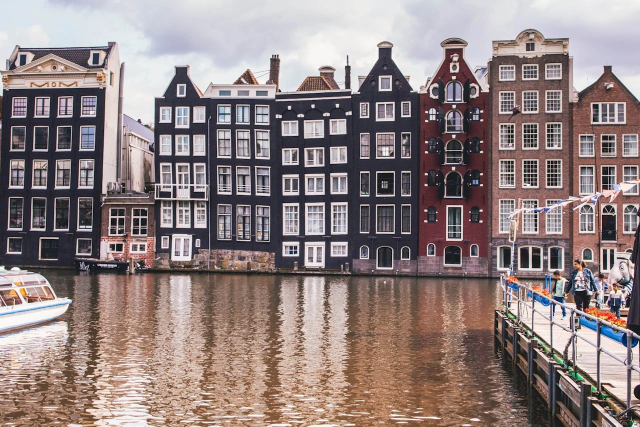
#> input picture dist/assets/guides/amsterdam-hero.webp, 1280 x 853 px, given in place of paris-hero.webp, which was not available (shown at 1/2 size)
$ python og-images.py
#> lines starting #> are read from the running program, lines starting #| are printed output that depends on the picture; pictures that were not available may be replaced by others from this repository, and a replacement may not be noted
"""
Images d'aperçu des liens partagés (1200 x 630, balise og:image) : une par grande section du site et une par
guide, dans public/og/. Même mise en page que public/og-image.jpg (photo, pastille du logo en bas à gauche),
avec le titre de la page à côté du logo. Le build lit ces fichiers (scripts/prerender.mjs) : à relancer après
l'ajout d'un guide (sans image, le guide garde l'aperçu général du site).

    python scripts/og-images.py

Dépendances : Pillow et fontTools (police Plus Jakarta Sans de node_modules convertie à la volée).
"""
import io
import json
import os
import sys
import urllib.request

from fontTools.ttLib import TTFont
from PIL import Image, ImageDraw, ImageFont

ROOT = os.path.dirname(os.path.dirname(os.path.abspath(__file__)))
PUBLIC = os.path.join(ROOT, "public")
OUT = os.path.join(PUBLIC, "og")
FONTS = os.path.join(ROOT, "node_modules", "@fontsource", "plus-jakarta-sans", "files")
LOGO = os.path.join(PUBLIC, "assets", "Logo", "PNG", "Trainnomad_vert_png.png")
GUIDES_API = os.environ.get("VITE_GUIDES_API_URL", "https://guides-api.trainnomad.eu")

W, H = 1200, 630
BADGE, MARGIN = 120, 48  # pastille blanche du logo, comme dans og-image.jpg

# chemin de l'image -> (photo, titre) ; les autres pages gardent public/og-image.jpg
SECTIONS = {
    "trajets": ("assets/guides/paris-hero.webp", "Trajets en train en Europe"),
    "explorer": ("assets/guides/lyon-hero.webp", "Explorer l'Europe en train"),
    "tgvmax": ("assets/guides/marseille-hero.webp", "Places TGVmax disponibles"),
    "guides": ("assets/guides/barcelone-hero.webp", "Guides de voyage en train"),
}


def font(weight: int, size: int) -> ImageFont.FreeTypeFont:
    """Plus Jakarta Sans (fichier .woff de @fontsource) convertie en TrueType en mémoire."""
    f = TTFont(os.path.join(FONTS, f"plus-jakarta-sans-latin-{weight}-normal.woff"))
    f.flavor = None
    buf = io.BytesIO()
    f.save(buf)
    buf.seek(0)
    return ImageFont.truetype(buf, size)


def cover(path: str) -> Image.Image:
    """Photo recadrée au centre pour remplir 1200 x 630."""
#> called with path = 'public/assets/guides/paris-hero.webp'
    im = Image.open(path).convert("RGB")
#> im is the input picture: PIL image 1280x853 RGB; mean R, G, B 145, 130.3, 129.4
    scale = max(W / im.width, H / im.height)
#> scale = 0.938
    im = im.resize((round(im.width * scale), round(im.height * scale)), Image.LANCZOS)
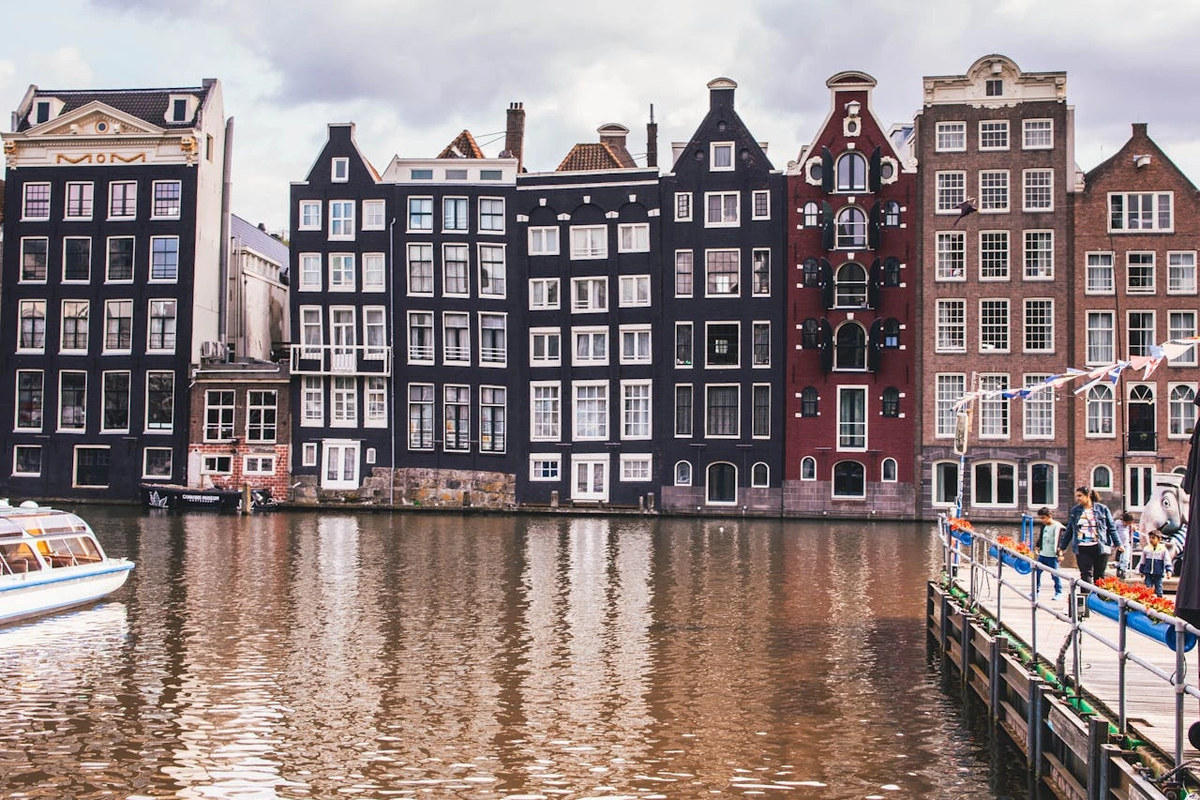
#> im: PIL image 1200x800 RGB; mean R, G, B 145, 130.3, 129.4
    left, top = (im.width - W) // 2, (im.height - H) // 2
#> left = 0; top = 85
    return im.crop((left, top, left + W, top + H))
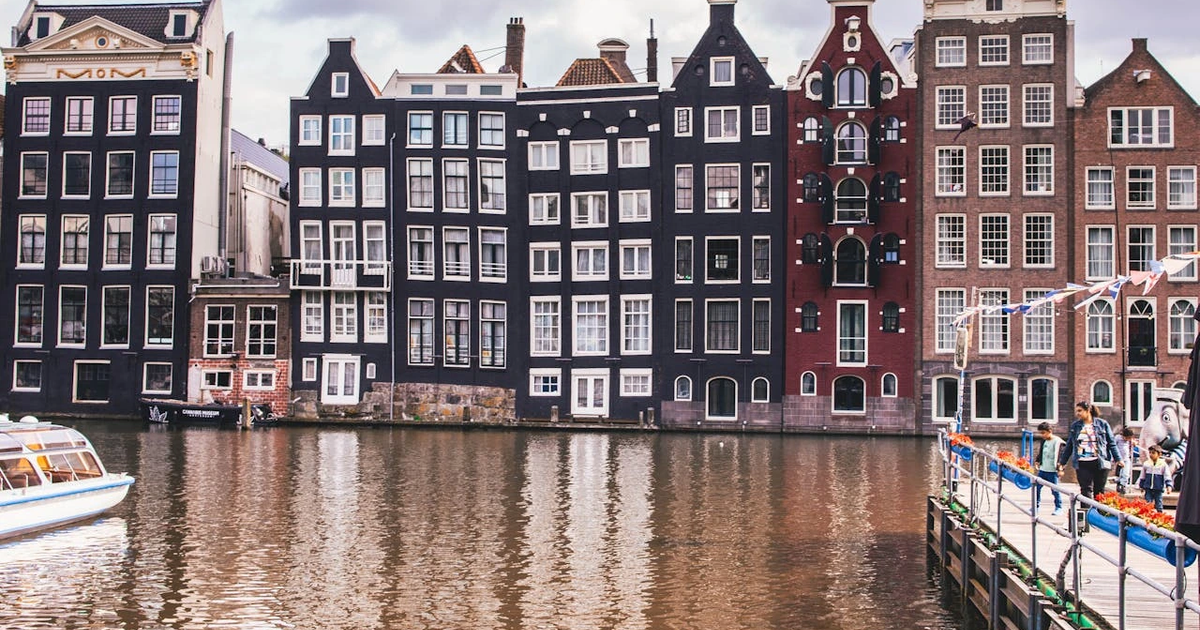
#> returned value: PIL image 1200x630 RGB; mean R, G, B 134, 119.2, 119.4


def fit(draw: ImageDraw.ImageDraw, text: str, weight: int, size: int, max_w: int) -> ImageFont.FreeTypeFont:
    """Police la plus grande (jusqu'à `size`) pour que le titre tienne sur une ligne."""
    while size > 28:
        f = font(weight, size)
        if draw.textlength(text, font=f) <= max_w:
            return f
        size -= 2
    return font(weight, size)


def render(photo: str, title: str, subtitle: str, dest: str):
    im = cover(photo)
    # dégradé sombre en bas : le texte blanc reste lisible sur toutes les photos
    shade = Image.new("L", (1, H))
    for y in range(H):
        t = max(0.0, (y - H * 0.4) / (H * 0.6))
        shade.putpixel((0, y), round(225 * t))
    im.paste(Image.new("RGB", (W, H), (15, 23, 42)), (0, 0), shade.resize((W, H)))
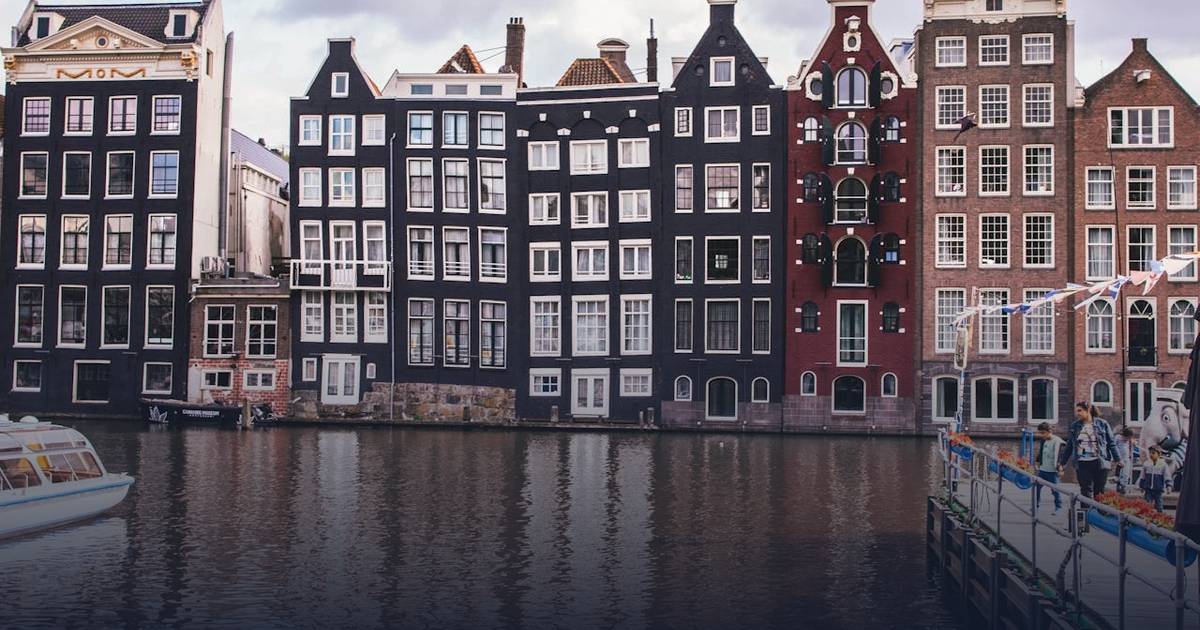
#> im: PIL image 1200x630 RGB; mean R, G, B 99, 91.9, 99

    draw = ImageDraw.Draw(im)
    top = H - MARGIN - BADGE
    draw.rectangle((MARGIN, top, MARGIN + BADGE, top + BADGE), fill="white")
    logo = Image.open(LOGO).convert("RGBA")
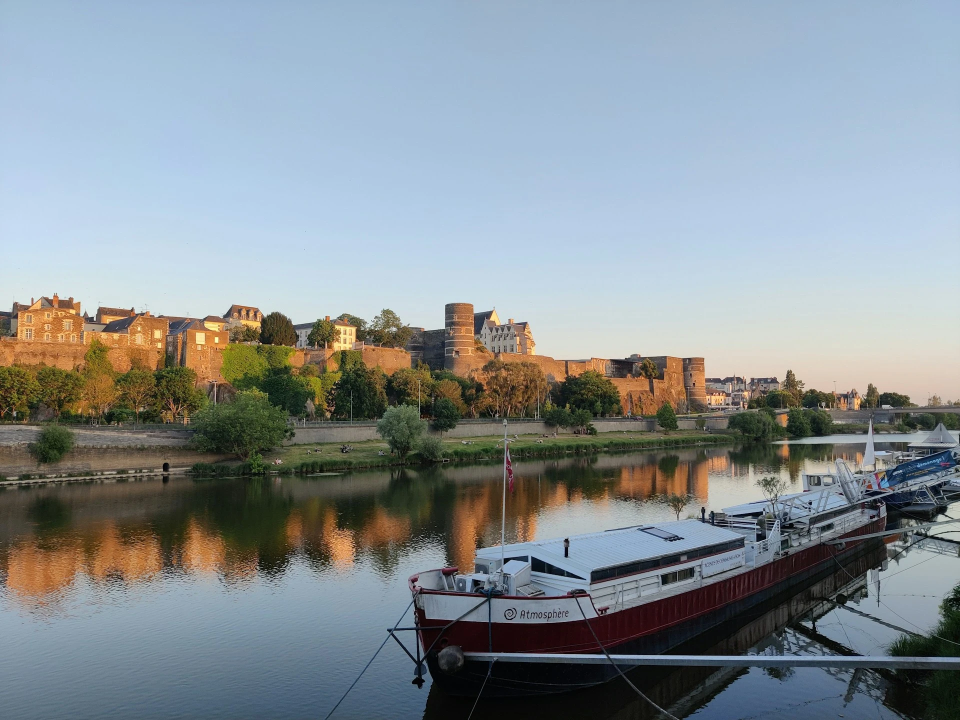
#> input picture dist/assets/guides/angers-hero.webp, 1920 x 1440 px, given in place of Trainnomad_vert_png.png, which was not available (shown at 1/2 size)
    size = BADGE - 24
    logo = logo.resize((size, size), Image.LANCZOS)
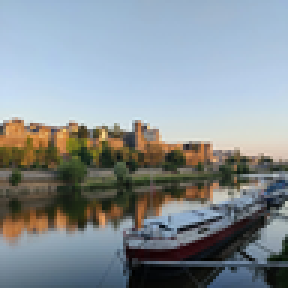
#> logo: PIL image 96x96 RGBA (shown 3 times larger); mean R, G, B, A 134.9, 143.8, 148.8, 255
    im.paste(logo, (MARGIN + 12, top + 12), logo)

    x = MARGIN + BADGE + 32
    title_font = fit(draw, title, 800, 60, W - x - MARGIN)
    sub_font = font(700, 28)
    draw.text((x, top + BADGE - 44), subtitle, font=sub_font, fill=(255, 255, 255, 200), anchor="ls")
    draw.text((x, top + BADGE - 82), title, font=title_font, fill="white", anchor="ls")

    os.makedirs(os.path.dirname(dest), exist_ok=True)
    im.save(dest, "JPEG", quality=82, optimize=True, progressive=True)


def guide_photo(image: str) -> str | None:
    """Photo large du guide (« -hero », comme en tête de sa page), sinon sa couverture ; None si absente."""
    cover_path = os.path.join(PUBLIC, image.lstrip("/"))
    hero_path = cover_path.replace("-cover.", "-hero.")
    return next((p for p in (hero_path, cover_path) if os.path.isfile(p)), None)


def main():
    for key, (photo, title) in SECTIONS.items():
        render(os.path.join(PUBLIC, photo), title, "trainnomad.eu", os.path.join(OUT, f"{key}.jpg"))
    print(f"✅ {len(SECTIONS)} images de section")

    with urllib.request.urlopen(f"{GUIDES_API}/guides", timeout=60) as r:
        guides = json.load(r).get("guides", [])
    done, missing = 0, []
    for g in guides:
        photo = guide_photo(g.get("image") or "")
        if not photo:
            missing.append(g["slug"])
            continue
        subtitle = f"{g['country']} · trainnomad.eu" if g.get("country") else "trainnomad.eu"
        render(photo, f"Guide {g['name']}", subtitle, os.path.join(OUT, "guides", f"{g['slug']}.jpg"))
        done += 1
    print(f"✅ {done} images de guides" + (f" ; sans photo : {', '.join(missing)}" if missing else ""))


if __name__ == "__main__":
    if hasattr(sys.stdout, "reconfigure"):
        sys.stdout.reconfigure(encoding="utf-8")
#> (the run stopped early here; a loop or call above may not have finished)
